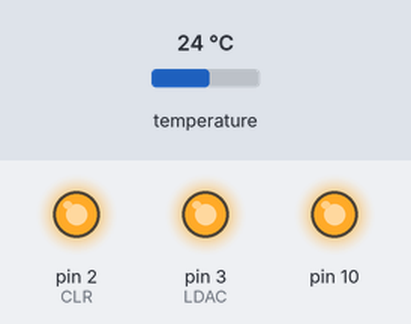
Bench run of a sketch on a simulated Arduino Uno, built with avr-gcc and run on an emulated ATmega328P. On the bench: output pins drawn as LEDs (lit = HIGH). Inputs (shaded band) come from the test bench; at power-on: temperature 24 °C. Pins used as bus, display or sensor lines are not drawn; what the sketch prints to the serial monitor is not drawn.

Above: at 0.1 s.
Timing chart, 0 to 1.6 s (numbered marks = the images above):
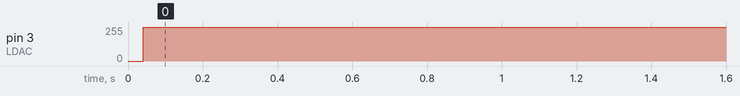

Measured:
- by itself, pin 3 (LDAC): 0/255 → 255/255 at 0.04 s

The sketch:

Plate_Heater_Rev.2.0_soft_ver1.0.ino
```cpp
//-------------------------------------------------------------------------------------------------------------------------
// Heating plate temperature controller Revision: 1.0
//
// Software version: 1.0 16/02/2017
//          Authors: J. Rutkowski and V. Maurice
//      Description: PID temperature controller, uses nine DS18B20 temperature sensors as input and a AD5391 DAC as output.
//                   The power stage, driven by the DAC, is composed of nine LT3092 Programmable Current Sources.
//         Comments: A temperature gradient can be induced on the heating plate by modifying the offset of individual DAC
//                   channels using the writeDACoffset() function.
//    Modifications: none
//-------------------------------------------------------------------------------------------------------------------------


#include <SPI.h>
#include <SerialCommand.h>
#include <OneWire.h>
#include <DallasTemperature.h>
#include <PID_v1.h>

#define ONE_WIRE_BUS 5
const int CS_DAC = 4;
const int LDAC = 3;
const int CLR = 2;
float temperature;
int cont_sensor_idx = 0;
double Input, Output;
double Kp=20, Ki=1.5, Kd=5, Setpoint= 30;                     // Initial PID and setpoint parameters
int ratios[9];
unsigned int heater_value;

PID myPID(&Input, &Output, &Setpoint, Kp, Ki, Kd, DIRECT);

OneWire oneWire(ONE_WIRE_BUS);
DallasTemperature sensors(&oneWire);
SerialCommand SCmd;

void setup() {
  for (int i = 0; i < 9; i++){
    ratios[i] = 32;
  }
  pinMode(CS_DAC, OUTPUT);                                    // DAC initialization
  pinMode(LDAC, OUTPUT);
  pinMode(CLR, OUTPUT);
  digitalWrite(CS_DAC, HIGH);
  digitalWrite(LDAC, HIGH);
  digitalWrite(CLR, HIGH);
  Serial.begin(115200);
  SPI.begin();
  SPI.setDataMode(SPI_MODE1);
  setDACconfigReg();
  writeDACgainAllChan(0x7FE);
  writeDACoffsetAllChan(0x800);

  sensors.begin();                                            // PID and sensors initialization
  SCmd.addCommand("S",set_setpoint);
  SCmd.addCommand("S?",get_setpoint);
  SCmd.addCommand("P",set_p_gain);
  SCmd.addCommand("P?",get_p_gain);
  SCmd.addCommand("I",set_i_gain);
  SCmd.addCommand("I?",get_i_gain);
  SCmd.addCommand("D",set_d_gain);
  SCmd.addCommand("D?",get_d_gain);
  SCmd.addCommand("R",set_power_ratio);
  SCmd.addCommand("R?",get_power_ratio);
  SCmd.addCommand("A?",get_all_parameters);
  myPID.SetMode(AUTOMATIC);
  //myPID.SetOutputLimits(0, 4095);
  myPID.SetOutputLimits(0, 127);
}


void loop() {
  SCmd.readSerial();
  sensors.requestTemperatures();
    for(int i=0;i<9;i++){                                     // Get all temperatures
      temperature = printTempById(i);
      if(i==0){
        Input = ((double)(temperature));
      }
    }
  myPID.Compute();                                            // Compute the PID and apply correction to DAC
  writeDACdataAllChan((int) Output);
  Serial.println(String("H "+String(Output)));
}


// -------------------------------------- AD5391 DAC related functions ------------------------------------------------------

void writeDACdataAllChan(unsigned int value){                   // Loads the DAC data registers of 9 DACs (0-8) with the same value, takes the value as input
  for (int i = 0; i < 9; i++){
    heater_value = value*ratios[i];
    writeDACdata(i,heater_value) ;
    //Serial.println(String("#P"+String(i)+" "+String(heater_value)));
    //writeDACdata(i, value);
  }
}

void writeDACgainAllChan(unsigned int value){                   // Loads the DAC gain registers of 9 DACs (0-8) with the same value, takes the value as input
  for (int i = 0; i <= 9; i++){
    writeDACgain(i, value);
  }
}

void writeDACoffsetAllChan(unsigned int value){                 // Loads the DAC offset registers of 9 DACs (0-8) with the same value, takes the value as input
  for (int i = 0; i <= 9; i++){
    writeDACoffset(i, value);
  }
}

void setDACconfigReg(){
  digitalWrite(CS_DAC, LOW);                                    //Configures the control register
  SPI.transfer(B00001100);
  SPI.transfer(B00000100);
  SPI.transfer(B00000000);
  digitalWrite(CS_DAC, HIGH);
}

void writeDACdata(unsigned int chanNum, unsigned int value) {   // Loads the DAC data register, takes channel number (0-8) and value as input
  value = value << 2;
  byte byte1 = chanNum;
  byte byte2 = ((value >> 8) | 0xC0);
  byte byte3 = (value & 0xff);
  digitalWrite(CS_DAC, LOW);
  SPI.transfer(byte1);
  SPI.transfer(byte2);
  SPI.transfer(byte3);
  digitalWrite(CS_DAC, HIGH);
  digitalWrite(LDAC, LOW);
  digitalWrite(LDAC, HIGH);
}

void writeDACgain(unsigned int chanNum, unsigned int gain){    // Loads the DAC gain register, takes channel number (0-8) and value as input
  gain = gain << 2;
  byte byte1 = chanNum;
  byte byte2 = ((gain >> 8) | 0x40);
  byte byte3 = (gain & 0xff);
  digitalWrite(CS_DAC, LOW);
  SPI.transfer(byte1);
  SPI.transfer(byte2);
  SPI.transfer(byte3);
  digitalWrite(CS_DAC, HIGH);
  digitalWrite(LDAC, LOW);
  digitalWrite(LDAC, HIGH);
}

void writeDACoffset(unsigned int chanNum, unsigned int offset){  // Loads the DAC offset register, takes channel number (0-8) and value as input
  offset = offset << 2;
  byte byte1 = chanNum;
  byte byte2 = ((offset >> 8) | 0x80);
  byte byte3 = (offset & 0xff);
  digitalWrite(CS_DAC, LOW);
  SPI.transfer(byte1);
  SPI.transfer(byte2);
  SPI.transfer(byte3);
  digitalWrite(CS_DAC, HIGH);
  digitalWrite(LDAC, LOW);
  digitalWrite(LDAC, HIGH);
}


//--------------------------------------- Seial interface related functions ------------------------------------------------

float printTempById(int index){                               // Reads and prints the temparature value to the output, adds "T" for serial parsing. Returns the temperature value (float), takes the sensor index as input (int).
  temperature = sensors.getTempCByIndex(index);
  Serial.println(String("T"+String(index)+" "+String(temperature)));
  return temperature;
}

double read_float_arg(){                                      // Parses a double from the serial input. Returns the value (double).
  char *arg;
  arg = SCmd.next();
  if (arg != NULL){
     return atof(arg);
  }
  return 0;
}

void set_setpoint(){                                          // Sets regulation setpoint.
  Setpoint = read_float_arg();
   Serial.println(String("#Temperature set to "+String(Setpoint)));
}

void set_p_gain(){                                            // Sets the proportional gain of the PID
  Kp = read_float_arg();
  myPID.SetTunings(Kp, Ki, Kd);
  Serial.println(String("#P gain set to "+String(Kp)));
}

void set_i_gain(){                                            // Sets the integral gain of the PID
  Ki = read_float_arg();
  myPID.SetTunings(Kp, Ki, Kd);
  Serial.println(String("#I gain set to "+String(Ki)));
}

void set_d_gain(){                                           // Sets the differentioa gain of the PID
  Kd = read_float_arg();
  myPID.SetTunings(Kp, Ki, Kd);
  Serial.println(String("#D gain set to "+String(Kd)));
}

void set_power_ratio(){
  int chan_number;
  char *arg;
  arg = SCmd.next();
  if (arg != NULL) {
    chan_number = atoi(arg);
    arg = SCmd.next();
    if (arg != NULL && chan_number<9 && chan_number>=0){
        ratios[chan_number] = atof(arg);
        Serial.println(String("#R ratio "+String(chan_number)+" set to "+String(ratios[chan_number])));
    }
  }
}

void get_all_power_ratios(){
    for(int i=0;i<9;i++){
      Serial.println(String("R "+String(i)+" "+String(ratios[i])));
    }
}

void get_power_ratio(){
  int chan_number;
  char *arg;
  arg = SCmd.next();
  if (arg != NULL) {
    chan_number = atoi(arg);
    if (chan_number<9 && chan_number>=0){
      Serial.println(String("R "+String(chan_number)+" "+String(ratios[chan_number])));
    }
  }
}


void get_setpoint(){
   Serial.println(String("S "+String(Setpoint)));            // Prints the setpoint
}

void get_p_gain(){
   Serial.println(String("P "+String(Kp)));                  // Prints the proportional gain
}

void get_i_gain(){
   Serial.println(String("I "+String(Ki)));                  // Prints the integral gain
}

void get_d_gain(){
   Serial.println(String("D "+String(Kd)));                  // Prints the differential gain
}

void get_all_parameters(){
  get_p_gain();
  get_i_gain();
  get_d_gain();
  get_setpoint();
  get_all_power_ratios();
}
```
